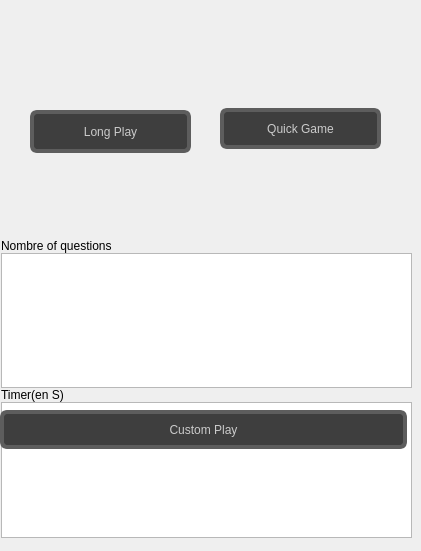
      <widget class="QWidget" name="page_pictureid_game_morocco">
       <widget class="QWidget" name="layoutWidget_5">
        <property name="geometry">
         <rect>
          <x>1</x>
          <y>170</y>
          <width>411</width>
          <height>372</height>
         </rect>
        </property>
        <layout class="QVBoxLayout" name="verticalLayout_12">
         <property name="spacing">
          <number>0</number>
         </property>
         <property name="sizeConstraint">
          <enum>QLayout::SizeConstraint::SetNoConstraint</enum>
         </property>
         <item>
          <widget class="QLabel" name="label_15">
           <property name="sizePolicy">
            <sizepolicy hsizetype="Expanding" vsizetype="Expanding">
             <horstretch>0</horstretch>
             <verstretch>0</verstretch>
            </sizepolicy>
           </property>
           <property name="minimumSize">
            <size>
             <width>11</width>
             <height>69</height>
            </size>
           </property>
           <property name="styleSheet">
            <string notr="true">image: url(img/icon/choice.png);</string>
           </property>
           <property name="text">
            <string/>
           </property>
          </widget>
         </item>
         <item>
          <layout class="QVBoxLayout" name="verticalLayout_13">
           <item>
            <layout class="QVBoxLayout" name="verticalLayout_14">
             <property name="spacing">
              <number>0</number>
             </property>
             <property name="bottomMargin">
              <number>4</number>
             </property>
             <item>
              <layout class="QVBoxLayout" name="verticalLayout_15">
               <item>
                <widget class="QLabel" name="label_16">
                 <property name="styleSheet">
                  <string notr="true">font: 600 12pt &quot;Segoe UI&quot;;</string>
                 </property>
                 <property name="text">
                  <string>Nombre of questions</string>
                 </property>
                </widget>
               </item>
               <item>
                <widget class="QTextEdit" name="textEdit_question_3">
                 <property name="minimumSize">
                  <size>
                   <width>0</width>
                   <height>0</height>
                  </size>
                 </property>
                 <property name="acceptDrops">
                  <bool>true</bool>
                 </property>
                 <property name="styleSheet">
                  <string notr="true">font: 700 italic 23pt &quot;Segoe UI&quot;;</string>
                 </property>
                 <property name="overwriteMode">
                  <bool>false</bool>
                 </property>
                 <property name="acceptRichText">
                  <bool>true</bool>
                 </property>
                </widget>
               </item>
              </layout>
             </item>
             <item>
              <layout class="QVBoxLayout" name="verticalLayout_16">
               <item>
                <widget class="QLabel" name="label_22">
                 <property name="styleSheet">
                  <string notr="true">font: 600 12pt &quot;Segoe UI&quot;;</string>
                 </property>
                 <property name="text">
                  <string>Timer(en S)</string>
                 </property>
                </widget>
               </item>
               <item>
                <widget class="QTextEdit" name="textEdit_timer_3">
                 <property name="sizePolicy">
                  <sizepolicy hsizetype="Expanding" vsizetype="Expanding">
                   <horstretch>0</horstretch>
                   <verstretch>0</verstretch>
                  </sizepolicy>
                 </property>
                 <property name="minimumSize">
                  <size>
                   <width>0</width>
                   <height>0</height>
                  </size>
                 </property>
                 <property name="styleSheet">
                  <string notr="true">font: 700 italic 23pt &quot;Segoe UI&quot;;</string>
                 </property>
                </widget>
               </item>
              </layout>
             </item>
            </layout>
           </item>
          </layout>
         </item>
        </layout>
       </widget>
       <widget class="QPushButton" name="pushButton_13">
        <property name="geometry">
         <rect>
          <x>0</x>
          <y>0</y>
          <width>41</width>
          <height>41</height>
         </rect>
        </property>
        <property name="cursor">
         <cursorShape>PointingHandCursor</cursorShape>
        </property>
        <property name="styleSheet">
         <string notr="true">
#pushButton_13{
image: url(img/icon/ic/back.png);
border-radius:10px;
}
#pushButton_13:hover{
image: url(img/icon/ic/back_hover.png);
border-radius:10px;
}</string>
        </property>
        <property name="text">
         <string/>
        </property>
       </widget>
       <widget class="QPushButton" name="pushButton_3">
        <property name="geometry">
         <rect>
          <x>350</x>
          <y>0</y>
          <width>61</width>
          <height>51</height>
         </rect>
        </property>
        <property name="cursor">
         <cursorShape>PointingHandCursor</cursorShape>
        </property>
        <property name="styleSheet">
         <string notr="true">#pushButton_3{
	image: url(img/audio_icon/volume.png);
   border-radius:10px;
}</string>
        </property>
        <property name="text">
         <string/>
        </property>
       </widget>
       <widget class="QLabel" name="label_55">
        <property name="geometry">
         <rect>
          <x>30</x>
          <y>0</y>
          <width>161</width>
          <height>121</height>
         </rect>
        </property>
        <property name="sizePolicy">
         <sizepolicy hsizetype="Expanding" vsizetype="Expanding">
          <horstretch>0</horstretch>
          <verstretch>0</verstretch>
         </sizepolicy>
        </property>
        <property name="minimumSize">
         <size>
          <width>44</width>
          <height>121</height>
         </size>
        </property>
        <property name="styleSheet">
         <string notr="true">image: url(img/icon/long_play.png);</string>
        </property>
        <property name="text">
         <string/>
        </property>
       </widget>
       <widget class="QLabel" name="label_23">
        <property name="geometry">
         <rect>
          <x>220</x>
          <y>-10</y>
          <width>157</width>
          <height>121</height>
         </rect>
        </property>
        <property name="sizePolicy">
         <sizepolicy hsizetype="Expanding" vsizetype="Expanding">
          <horstretch>0</horstretch>
          <verstretch>0</verstretch>
         </sizepolicy>
        </property>
        <property name="minimumSize">
         <size>
          <width>44</width>
          <height>121</height>
         </size>
        </property>
        <property name="styleSheet">
         <string notr="true">image: url(img/icon/quick_play.png);</string>
        </property>
        <property name="text">
         <string/>
        </property>
       </widget>
       <widget class="QPushButton" name="pushButton_start_picture_custom_quick_game">
        <property name="geometry">
         <rect>
          <x>0</x>
          <y>410</y>
          <width>407</width>
          <height>39</height>
         </rect>
        </property>
        <property name="sizePolicy">
         <sizepolicy hsizetype="Expanding" vsizetype="Expanding">
          <horstretch>0</horstretch>
          <verstretch>0</verstretch>
         </sizepolicy>
        </property>
        <property name="minimumSize">
         <size>
          <width>11</width>
          <height>39</height>
         </size>
        </property>
        <property name="maximumSize">
         <size>
          <width>16777215</width>
          <height>16777215</height>
         </size>
        </property>
        <property name="cursor">
         <cursorShape>PointingHandCursor</cursorShape>
        </property>
        <property name="styleSheet">
         <string notr="true">
#pushButton_start_picture_custom_quick_game {
    font: 900 18pt &quot;Segoe UI&quot;;
    background-color: rgb(62, 62, 62);
    color: rgb(203, 203, 203);
    border-radius: 7px;
   border: 4px solid rgb(93, 93, 93);

   
}


#pushButton_start_picture_custom_quick_game:hover {
 
	color: white;
	background-color: rgb(0, 111, 255);
    border: 2px solid black;
 
}
</string>
        </property>
        <property name="text">
         <string>Custom Play</string>
        </property>
        <property name="iconSize">
         <size>
          <width>18</width>
          <height>16</height>
         </size>
        </property>
       </widget>
       <widget class="QPushButton" name="pushButton_start_picture_morocco_long_play">
        <property name="geometry">
         <rect>
          <x>30</x>
          <y>110</y>
          <width>161</width>
          <height>43</height>
         </rect>
        </property>
        <property name="sizePolicy">
         <sizepolicy hsizetype="Expanding" vsizetype="Expanding">
          <horstretch>0</horstretch>
          <verstretch>0</verstretch>
         </sizepolicy>
        </property>
        <property name="minimumSize">
         <size>
          <width>14</width>
          <height>43</height>
         </size>
        </property>
        <property name="cursor">
         <cursorShape>PointingHandCursor</cursorShape>
        </property>
        <property name="styleSheet">
         <string notr="true">
#pushButton_start_picture_morocco_long_play{
    font: 900 16pt &quot;Segoe UI&quot;;
    background-color: rgb(62, 62, 62);
    color: rgb(203, 203, 203);
    border-radius: 7px;
   border: 4px solid rgb(93, 93, 93);

   
}


#pushButton_start_picture_morocco_long_play:hover {
 
	color: white;
	background-color: rgb(0, 111, 255);
    border: 2px solid black;
 
}</string>
        </property>
        <property name="text">
         <string>Long Play</string>
        </property>
       </widget>
       <widget class="QPushButton" name="pushButton_start_picture_morocco_quick_game">
        <property name="geometry">
         <rect>
          <x>220</x>
          <y>108</y>
          <width>161</width>
          <height>41</height>
         </rect>
        </property>
        <property name="sizePolicy">
         <sizepolicy hsizetype="Expanding" vsizetype="Expanding">
          <horstretch>0</horstretch>
          <verstretch>0</verstretch>
         </sizepolicy>
        </property>
        <property name="minimumSize">
         <size>
          <width>48</width>
          <height>39</height>
         </size>
        </property>
        <property name="cursor">
         <cursorShape>PointingHandCursor</cursorShape>
        </property>
        <property name="styleSheet">
         <string notr="true">#pushButton_start_picture_morocco_quick_game{
    font: 900 16pt &quot;Segoe UI&quot;;
    background-color: rgb(62, 62, 62);
    color: rgb(203, 203, 203);
    border-radius: 7px;
   border: 4px solid rgb(93, 93, 93);

   
}


#pushButton_start_picture_morocco_quick_game:hover {
 
	color: white;
	background-color: rgb(0, 111, 255);
    border: 2px solid black;
 
}

</string>
        </property>
        <property name="text">
         <string>Quick Game</string>
        </property>
       </widget>
      </widget>
